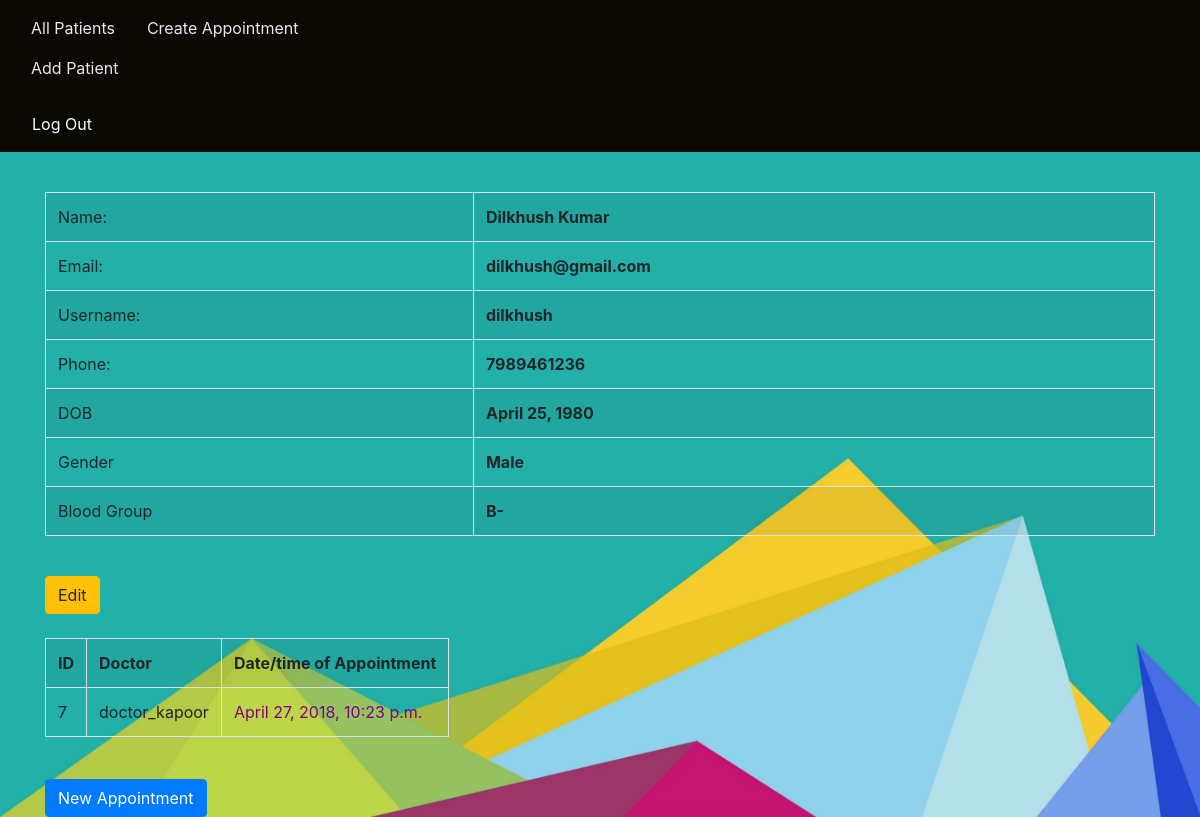
Page /patient/view/dilkhush/ (signed in) on the committed database.
### pm/models.py (models this page shows)
class User(AbstractUser):
    USER_TYPE_CHOICES = (
        (1,'patient'),
        (2,'doctor'),
        (3,'staff'),
    )
    user_type = models.PositiveSmallIntegerField(null=True,choices = USER_TYPE_CHOICES)
    date_of_birth = models.DateField(auto_now=False, auto_now_add=False, null=True)
    phone = models.CharField(null=True, max_length=15)
    GENDER_CHOICES = (
        ('Male', 'Male'),
        ('Female', 'Female'),
        ('Other', 'Other'),
    )
    gender = models.CharField(
        max_length = 6,
        choices = GENDER_CHOICES,
        null = True,
        default = 'Other',
    )
    BLOOD_GROUP_CHOICES = (
        ('A+','A+'),
        ('A-','A-'),
        ('B+','B+'),
        ('B-','B-'),
        ('O+','O+'),
        ('O-','O-'),
        ('AB+','AB+'),
        ('AB-','AB-'),
        ('Other','Other'),
    )
    blood_group = models.CharField(
        max_length = 5,
        choices = BLOOD_GROUP_CHOICES,
        null = True,
        default = 'Other',
    )

class Appointment(models.Model):
    id = models.AutoField(primary_key = True)
    patient = models.ForeignKey(
        User,
        on_delete = models.CASCADE,
        limit_choices_to = Q(user_type = 1), # type 1 = patient
        related_name = 'patient',
        null = True,
    )
    doctor = models.ForeignKey(
        User,
        on_delete = models.CASCADE,
        limit_choices_to = Q(user_type = 2), # type 2 = doctor
        related_name = 'doctor',
        null = True,
    )
    date_time = models.DateTimeField(auto_now = True)
    blood_pressure = models.CharField(max_length = 10, null = True)
    breath_rate = models.PositiveSmallIntegerField(null = True) # units: bpm
    pulse_rate = models.PositiveSmallIntegerField(null = True) # units: bpm
    body_temperature = models.DecimalField(max_digits = 5, decimal_places = 2, null=True)
    report = models.TextField(max_length = 500, null = True)
    prescription = models.TextField(max_length = 500, null = True)
    prognosis = models.TextField(max_length = 500, null = True)

### pm/views.py (the view)
# urls.py: path('patient/view/<str:uname>/', views.patient_view, name = 'patient_view'),
def patient_view(request, uname):
    logged_in_user = request.user
    usr = get_object_or_404(User, username = uname)
    appointments = Appointment.objects.filter(patient=usr)
    context = {
        'user': usr,
        'appointments': appointments,
        'logged_in_user': logged_in_user,
    }
    if logged_in_user.user_type == 2:
        return render(request, 'pm/patient_view.html', context)
    else:
        return render(request, 'pm/patient_view_patient.html', context)

### templates/pm/patient_view.html (shortened to what this page needs)
{% extends "pm/base.html" %}
{% block s %}
<div class="container">
        <table class="table table-striped table-bordered table-hover">
                <tr>
                  <td>Name:</td>
                  <td id="strong">
                    {{ user.first_name }} {{ user.last_name }}
                </td>
                </tr>
                <tr>
                  <td>Email:</td>
                  <td id="strong">{{ user.email }}</td>
                </tr>
                <tr>
                  <td>Username:</td>
                  <td id="strong">{{ user.username }}</td>
                </tr>
                <tr>
                  <td>Phone:</td>
                  <td id="strong">{{ user.phone }}</td>
                </tr>
                <tr>
                  <td>DOB</td>
                  <td id="strong">{{ user.date_of_birth }}</td>
                </tr>
                <tr>
                  <td>Gender</td>
                  <td id="strong">{{ user.gender }}</td>
                </tr>
                <tr>
                        <td>Blood Group</td>
                        <td id="strong">{{ user.blood_group }}</td>
              </tr>
              </table>
        <div class="container">
                <div class="row">
                    <div class="edit-btn">
                        <a href="/patient/edit/{{ user.username }}"><button class="btn btn-warning">Edit</button></a>
                    </div>
                </div>
                <br>
                <div class="row">
                    <div class="appt">
                        <table class="table table-striped table-bordered table-hover">
                            <tr>
                                <th> ID </th>
                                <th> Doctor </th>
                                <th> Date/time of Appointment </th>
                            </tr>
                            {% if appointments %}
                            {% for appt in appointments %}
                            <tr>
                                <td> {{ appt.id }} </td>
                                <td> {{ appt.doctor }} </td>
                                <td> <a href="/appointment/view/{{ appt.id }}"> {{ appt.date_time }} </a> </td>
                            </tr>
                            {% endfor %}
                            {% else %}
                            <tr>
                                <td colspan=3>No appointments to show</td>
                            </tr>
                            {% endif %}
                        </table>
                    </div>
                </div>
                <p style="padding:5px;" ></p>
                <div class="row">
                    <div id="new-appt">
                        <a href="/appointment/create/{{ user.username }}/"><button class="btn btn-primary">New Appointment</button>
                    </div>
                </div>
            </div>
{% endblock %}

### pm/static/css/test.css (style rules this page uses)
body { background-color: lightblue; }
td { border: 2px solid #020101; text-align: left; padding: 8px; }
#bg { position: relative; height: 100%; background-size: cover; background-attachment: fixed; z-index: 0; display: flex; flex-direction: column; justify-content: center; }
#strong { font-weight: bold; }
a { color: purple; }

### rows in the picture
User: first_name "Dilkhush", last_name "Kumar", email "dilkhush@gmail.com", username "dilkhush", phone "7989461236", date_of_birth "April 25, 1980", gender "Male", blood_group "B-"
Appointment: id "7", doctor "doctor_kapoor", date_time "April 27, 2018, 10:23 p.m."
